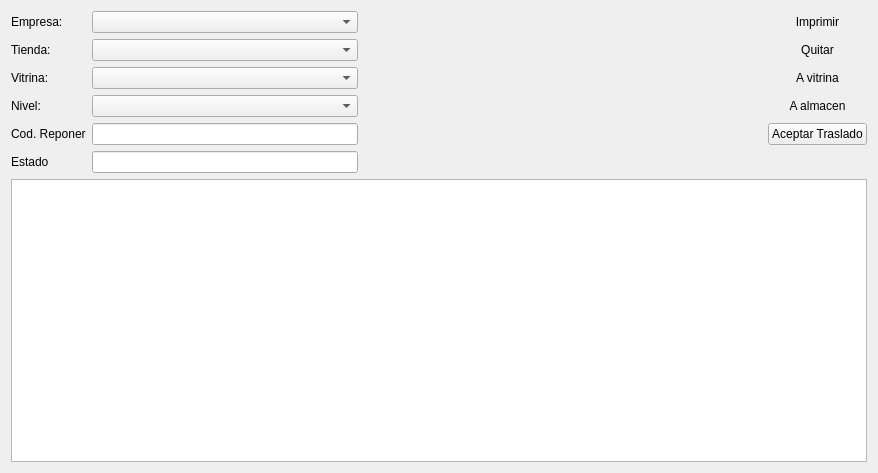
<?xml version="1.0" encoding="UTF-8"?>
<ui version="4.0">
 <class>ui_tienda</class>
 <widget class="QWidget" name="ui_tienda">
  <property name="geometry">
   <rect>
    <x>0</x>
    <y>0</y>
    <width>878</width>
    <height>473</height>
   </rect>
  </property>
  <property name="windowTitle">
   <string>Form</string>
  </property>
  <layout class="QGridLayout" name="gridLayout_2">
   <item row="0" column="0">
    <layout class="QGridLayout" name="gridLayout">
     <item row="5" column="0">
      <widget class="QLabel" name="label">
       <property name="text">
        <string>Estado</string>
       </property>
      </widget>
     </item>
     <item row="1" column="1">
      <widget class="QComboBox" name="comboBox_tienda">
       <item>
        <property name="text">
         <string/>
        </property>
       </item>
      </widget>
     </item>
     <item row="0" column="0">
      <widget class="QLabel" name="lblEmpresa">
       <property name="text">
        <string>Empresa: </string>
       </property>
      </widget>
     </item>
     <item row="5" column="1">
      <widget class="QLineEdit" name="lineEdit_estado"/>
     </item>
     <item row="0" column="4">
      <widget class="QPushButton" name="btnDeshabilitar_empresa">
       <property name="sizePolicy">
        <sizepolicy hsizetype="Fixed" vsizetype="Fixed">
         <horstretch>0</horstretch>
         <verstretch>0</verstretch>
        </sizepolicy>
       </property>
       <property name="text">
        <string/>
       </property>
       <property name="icon">
        <iconset resource="../Icons/Icons.qrc">
         <normaloff>:/Icons/notification_error.png</normaloff>:/Icons/notification_error.png</iconset>
       </property>
       <property name="flat">
        <bool>true</bool>
       </property>
      </widget>
     </item>
     <item row="0" column="5">
      <spacer name="horizontalSpacer">
       <property name="orientation">
        <enum>Qt::Horizontal</enum>
       </property>
       <property name="sizeHint" stdset="0">
        <size>
         <width>40</width>
         <height>20</height>
        </size>
       </property>
      </spacer>
     </item>
     <item row="0" column="6">
      <widget class="QPushButton" name="btnImprimir">
       <property name="text">
        <string>Imprimir</string>
       </property>
       <property name="icon">
        <iconset resource="../Icons/Icons.qrc">
         <normaloff>:/Icons/Printer_Picture.png</normaloff>:/Icons/Printer_Picture.png</iconset>
       </property>
       <property name="flat">
        <bool>true</bool>
       </property>
      </widget>
     </item>
     <item row="1" column="0">
      <widget class="QLabel" name="lblTienda">
       <property name="text">
        <string>Tienda: </string>
       </property>
      </widget>
     </item>
     <item row="2" column="0">
      <widget class="QLabel" name="lblVitrina">
       <property name="text">
        <string>Vitrina: </string>
       </property>
      </widget>
     </item>
     <item row="0" column="3">
      <widget class="QPushButton" name="btnEditar_empresa">
       <property name="sizePolicy">
        <sizepolicy hsizetype="Fixed" vsizetype="Fixed">
         <horstretch>0</horstretch>
         <verstretch>0</verstretch>
        </sizepolicy>
       </property>
       <property name="text">
        <string/>
       </property>
       <property name="icon">
        <iconset resource="../Icons/Icons.qrc">
         <normaloff>:/Icons/1348112116_file_edit.png</normaloff>:/Icons/1348112116_file_edit.png</iconset>
       </property>
       <property name="flat">
        <bool>true</bool>
       </property>
      </widget>
     </item>
     <item row="2" column="1">
      <widget class="QComboBox" name="comboBox_vitrina">
       <item>
        <property name="text">
         <string/>
        </property>
       </item>
       <item>
        <property name="text">
         <string/>
        </property>
       </item>
      </widget>
     </item>
     <item row="1" column="2">
      <widget class="QPushButton" name="btnAgregar_tienda">
       <property name="sizePolicy">
        <sizepolicy hsizetype="Fixed" vsizetype="Fixed">
         <horstretch>0</horstretch>
         <verstretch>0</verstretch>
        </sizepolicy>
       </property>
       <property name="text">
        <string/>
       </property>
       <property name="icon">
        <iconset resource="../Icons/Icons.qrc">
         <normaloff>:/Icons/1348112114_notification_add.png</normaloff>:/Icons/1348112114_notification_add.png</iconset>
       </property>
       <property name="flat">
        <bool>true</bool>
       </property>
      </widget>
     </item>
     <item row="1" column="3">
      <widget class="QPushButton" name="btnEditar_tienda">
       <property name="sizePolicy">
        <sizepolicy hsizetype="Fixed" vsizetype="Fixed">
         <horstretch>0</horstretch>
         <verstretch>0</verstretch>
        </sizepolicy>
       </property>
       <property name="text">
        <string/>
       </property>
       <property name="icon">
        <iconset resource="../Icons/Icons.qrc">
         <normaloff>:/Icons/1348112116_file_edit.png</normaloff>:/Icons/1348112116_file_edit.png</iconset>
       </property>
       <property name="flat">
        <bool>true</bool>
       </property>
      </widget>
     </item>
     <item row="1" column="4">
      <widget class="QPushButton" name="btnDeshabilitar_tienda">
       <property name="sizePolicy">
        <sizepolicy hsizetype="Fixed" vsizetype="Fixed">
         <horstretch>0</horstretch>
         <verstretch>0</verstretch>
        </sizepolicy>
       </property>
       <property name="text">
        <string/>
       </property>
       <property name="icon">
        <iconset resource="../Icons/Icons.qrc">
         <normaloff>:/Icons/notification_error.png</normaloff>:/Icons/notification_error.png</iconset>
       </property>
       <property name="flat">
        <bool>true</bool>
       </property>
      </widget>
     </item>
     <item row="1" column="6">
      <widget class="QPushButton" name="pushButton_quitar">
       <property name="text">
        <string>Quitar</string>
       </property>
       <property name="icon">
        <iconset resource="../Icons/Icons.qrc">
         <normaloff>:/Icons/close.png</normaloff>:/Icons/close.png</iconset>
       </property>
       <property name="flat">
        <bool>true</bool>
       </property>
      </widget>
     </item>
     <item row="2" column="2">
      <widget class="QPushButton" name="btnAgregar_vitrina">
       <property name="sizePolicy">
        <sizepolicy hsizetype="Fixed" vsizetype="Fixed">
         <horstretch>0</horstretch>
         <verstretch>0</verstretch>
        </sizepolicy>
       </property>
       <property name="text">
        <string/>
       </property>
       <property name="icon">
        <iconset resource="../Icons/Icons.qrc">
         <normaloff>:/Icons/1348112114_notification_add.png</normaloff>:/Icons/1348112114_notification_add.png</iconset>
       </property>
       <property name="flat">
        <bool>true</bool>
       </property>
      </widget>
     </item>
     <item row="2" column="3">
      <widget class="QPushButton" name="btnEditar_vitrina">
       <property name="sizePolicy">
        <sizepolicy hsizetype="Fixed" vsizetype="Fixed">
         <horstretch>0</horstretch>
         <verstretch>0</verstretch>
        </sizepolicy>
       </property>
       <property name="text">
        <string/>
       </property>
       <property name="icon">
        <iconset resource="../Icons/Icons.qrc">
         <normaloff>:/Icons/1348112116_file_edit.png</normaloff>:/Icons/1348112116_file_edit.png</iconset>
       </property>
       <property name="flat">
        <bool>true</bool>
       </property>
      </widget>
     </item>
     <item row="2" column="4">
      <widget class="QPushButton" name="btnDeshabilitar_vitrina">
       <property name="sizePolicy">
        <sizepolicy hsizetype="Fixed" vsizetype="Fixed">
         <horstretch>0</horstretch>
         <verstretch>0</verstretch>
        </sizepolicy>
       </property>
       <property name="text">
        <string/>
       </property>
       <property name="icon">
        <iconset resource="../Icons/Icons.qrc">
         <normaloff>:/Icons/notification_error.png</normaloff>:/Icons/notification_error.png</iconset>
       </property>
       <property name="flat">
        <bool>true</bool>
       </property>
      </widget>
     </item>
     <item row="2" column="6">
      <widget class="QPushButton" name="pushButton_traspaso">
       <property name="text">
        <string>A vitrina</string>
       </property>
       <property name="icon">
        <iconset resource="../Icons/Icons.qrc">
         <normaloff>:/Icons/inventory-maintenance.png</normaloff>:/Icons/inventory-maintenance.png</iconset>
       </property>
       <property name="flat">
        <bool>true</bool>
       </property>
      </widget>
     </item>
     <item row="3" column="0">
      <widget class="QLabel" name="lblNivel">
       <property name="text">
        <string>Nivel:</string>
       </property>
      </widget>
     </item>
     <item row="3" column="1">
      <widget class="QComboBox" name="comboBox_niveles">
       <item>
        <property name="text">
         <string/>
        </property>
       </item>
      </widget>
     </item>
     <item row="3" column="6">
      <widget class="QPushButton" name="button_traspaso_almacen">
       <property name="text">
        <string>A almacen</string>
       </property>
       <property name="icon">
        <iconset resource="../Icons/Icons.qrc">
         <normaloff>:/Icons/1354339097_localbusiness-y.png</normaloff>:/Icons/1354339097_localbusiness-y.png</iconset>
       </property>
       <property name="flat">
        <bool>true</bool>
       </property>
      </widget>
     </item>
     <item row="0" column="1">
      <widget class="QComboBox" name="comboBox_empresa"/>
     </item>
     <item row="0" column="2">
      <widget class="QPushButton" name="btnAgregar_empresa">
       <property name="sizePolicy">
        <sizepolicy hsizetype="Fixed" vsizetype="Fixed">
         <horstretch>0</horstretch>
         <verstretch>0</verstretch>
        </sizepolicy>
       </property>
       <property name="text">
        <string/>
       </property>
       <property name="icon">
        <iconset resource="../Icons/Icons.qrc">
         <normaloff>:/Icons/1348112114_notification_add.png</normaloff>:/Icons/1348112114_notification_add.png</iconset>
       </property>
       <property name="flat">
        <bool>true</bool>
       </property>
      </widget>
     </item>
     <item row="4" column="2">
      <widget class="QPushButton" name="pushButton_reponer">
       <property name="text">
        <string/>
       </property>
       <property name="icon">
        <iconset resource="../Icons/Icons.qrc">
         <normaloff>:/Icons/system-software-update.png</normaloff>:/Icons/system-software-update.png</iconset>
       </property>
       <property name="flat">
        <bool>true</bool>
       </property>
      </widget>
     </item>
     <item row="4" column="1">
      <widget class="QLineEdit" name="lineEdit_cod_reponer"/>
     </item>
     <item row="4" column="0">
      <widget class="QLabel" name="label_cod">
       <property name="text">
        <string>Cod. Reponer</string>
       </property>
      </widget>
     </item>
     <item row="4" column="6">
      <widget class="QPushButton" name="pushButton_aceptar_traspaso">
       <property name="text">
        <string>Aceptar Traslado</string>
       </property>
       <property name="icon">
        <iconset resource="../Icons/Icons.qrc">
         <normaloff>:/Icons/notification_done.png</normaloff>:/Icons/notification_done.png</iconset>
       </property>
       <property name="flat">
        <bool>false</bool>
       </property>
      </widget>
     </item>
    </layout>
   </item>
   <item row="1" column="0">
    <widget class="QTableWidget" name="grilla"/>
   </item>
  </layout>
  <zorder>grilla</zorder>
  <zorder></zorder>
 </widget>
 <resources>
  <include location="../Icons/Icons.qrc"/>
 </resources>
 <connections/>
</ui>
